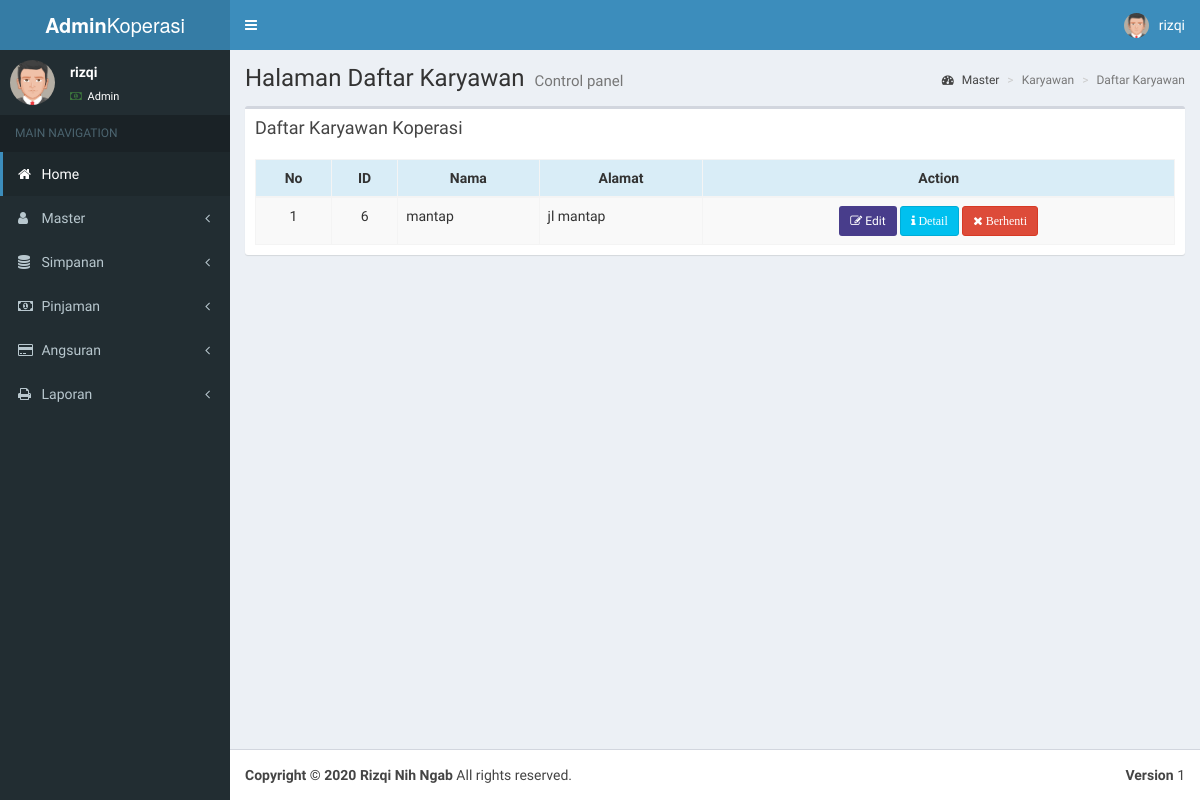
Screenshot of /page-karyawan.php (signed in) with the database file from the repository.
### tables this page shows
CREATE TABLE `karyawan` (
  `id` int NOT NULL,
  `username` varchar(50) NOT NULL,
  `jenis_kelamin` enum('Laki-laki','Perempuan','') NOT NULL,
  `password` varchar(11) NOT NULL,
  `alamat` varchar(50) NOT NULL,
  `foto` text NOT NULL,
  `level` int NOT NULL
);

### main-karyawan.php (the view, shortened to what this page needs)
<?php include 'koneksi.php';
?>
<div class="content-wrapper">
  <section class="content-header">
    <h1>
      Halaman Daftar Karyawan
      <small>Control panel</small>
    </h1>
    <ol class="breadcrumb">
      <li><a href="index.php"><i class="fa fa-dashboard"></i> Master</a></li>
      <li class="active">Karyawan</li>
      <li class="active">Daftar Karyawan</li>
    </ol>
  </section>
  <section class="content">
    <div class="box">
      <div class="box-header">
        <h3 class="box-title">Daftar Karyawan Koperasi</h3>
      </div>
      <div class="box-body">
        <?php
        $sql = mysqli_query($conn, "SELECT * FROM karyawan  WHERE level='2' order by id");
        ?>
        <table id="dataTable" class="table table-bordered table-striped">
          <thead>
            <tr class="info">
              <th>
                <center>No</center>
              </th>
              <th>
                <center>ID</center>
              </th>
              <th>
                <center>Nama</center>
              </th>
              <th>
                <center>Alamat</center>
              </th>
              <th>
                <center>Action</center>
              </th>
            </tr>
          </thead>
          <tbody>
            <tr>
              <?php
              $no = 1;
              while ($data = mysqli_fetch_array($sql)) {
              ?>
              <td>
                <center>
                  <?php echo $no; ?>
                </center>
              </td>
              <td>
                <center>
                  <?php echo $data['id']; ?>
                </center>
              </td>
              <td>
                <?php echo $data['username']; ?>
              </td>
              <td>
                <?php echo $data['alamat']; ?>
              </td>
              <td>
                <center>
                  <a href="page-form-karyawan.php?id_anggota=<?php echo $data['id_anggota']; ?>&reqa=edit"
                    title="Edit Data Ini" class="btn btn-sm" style="background: darkslateblue;color:white;"><i class="fa fa-edit "></i> Edit
                  </a>
                  <a href="proses.php?id_anggota=<?php echo $data['id_anggota']; ?>&reqa=dell" title="Lihat Detail"
                    class="btn btn-info btn-sm"><span class="fa fa-info"> Detail</span>
                  </a>
                  <a href="proses.php?id_anggota=<?php echo $data['id_anggota']; ?>&reqa=dell"
                    title="Berhenti Jadi Karyawan" class="btn btn-danger btn-sm"
                    onClick="return confirm('Yakin mau berhenti?');"><span class="fa fa-times"> Berhenti</span>
                  </a>
                </center>
              </td>
            </tr>
            <?php
                $no++;
              }
              ?>
          </tbody>
        </table>
      </div>
    </div>
  </section>
</div>

### rows the page displays
karyawan: id "6", username "mantap", alamat "jl mantap"

### other values shown
$data_username "rizqi"
